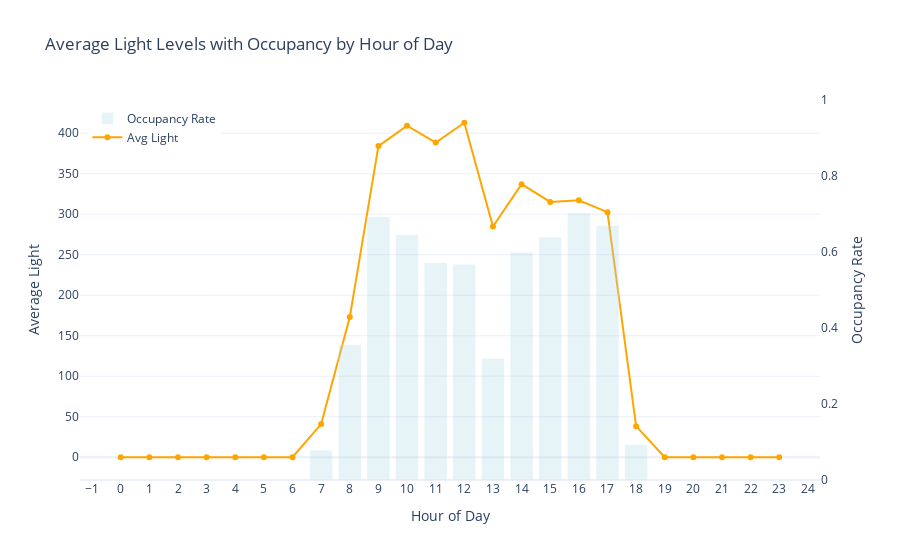

Write notebook code for a chart like this one.
### Markdown cell above
### Correlation between time and light throughout the day (light mean x hour of day)

### Code cell
import pandas as pd
import plotly.graph_objects as go

# Ensure datetime format and extract hour
df['date'] = pd.to_datetime(df['date'])
df['hour'] = df['date'].dt.hour

# Group by hour and calculate mean Light and Occupancy
hourly_stats = df.groupby('hour').agg({
    'Light': 'mean',
    'Occupancy': 'mean'  
}).reset_index()

# Create figure
fig = go.Figure()

# Add Occupancy (background area)
fig.add_trace(go.Bar(
    x=hourly_stats['hour'],
    y=hourly_stats['Occupancy'],
    name='Occupancy Rate',
    opacity=0.3,
    marker_color='lightblue',
    yaxis='y2'
))

# Add Light (line plot)
fig.add_trace(go.Scatter(
    x=hourly_stats['hour'],
    y=hourly_stats['Light'],
    name='Avg Light',
    mode='lines+markers',
    line=dict(color='orange'),
    yaxis='y1'
))

# Update layout with two y-axes
fig.update_layout(
    title='Average Light Levels with Occupancy by Hour of Day',
    xaxis=dict(title='Hour of Day', dtick=1),
    yaxis=dict(
        title='Average Light',
        side='left'
    ),
    yaxis2=dict(
        title='Occupancy Rate',
        overlaying='y',
        side='right',
        range=[0, 1],
        showgrid=False
    ),
    template='plotly_white',
    legend=dict(x=0.01, y=0.99)
)

fig.show()

### Figure 1 — Plotly figure (JSON) as saved in the notebook; plotly's stock layout.template omitted (floating-point values rounded to 4 significant figures)
{"data": [{"marker": {"color": "lightblue"}, "name": "Occupancy Rate", "opacity": 0.3, "type": "bar", "x": [0, 1, 2, 3, 4, 5, 6, 7, 8, 9, 10, 11, 12, 13, 14, 15, 16, 17, 18, 19, 20, 21, 22, 23], "y": [0.0, 0.0, 0.0, 0.0, 0.0, 0.0, 0.0, 0.07869, 0.3559, 0.693, 0.6456, 0.572, 0.5681, 0.3197, 0.5992, 0.6393, 0.7026, 0.6695, 0.09333, 0.0, 0.0, 0.0, 0.0, 0.0], "yaxis": "y2"}, {"line": {"color": "orange"}, "mode": "lines+markers", "name": "Avg Light", "type": "scatter", "x": [0, 1, 2, 3, 4, 5, 6, 7, 8, 9, 10, 11, 12, 13, 14, 15, 16, 17, 18, 19, 20, 21, 22, 23], "y": [0.0, 0.0, 0.0, 0.0, 0.0, 0.0, 0.0, 40.92, 173.0, 384.1, 409.2, 388.5, 412.9, 284.8, 337.1, 315.1, 317.1, 302.5, 38.37, 0.0, 0.0, 0.0, 0.0, 0.0], "yaxis": "y"}], "layout": {"legend": {"x": 0.01, "y": 0.99}, "title": {"text": "Average Light Levels with Occupancy by Hour of Day"}, "xaxis": {"dtick": 1, "title": {"text": "Hour of Day"}}, "yaxis": {"side": "left", "title": {"text": "Average Light"}}, "yaxis2": {"overlaying": "y", "range": [0, 1], "showgrid": false, "side": "right", "title": {"text": "Occupancy Rate"}}}}
